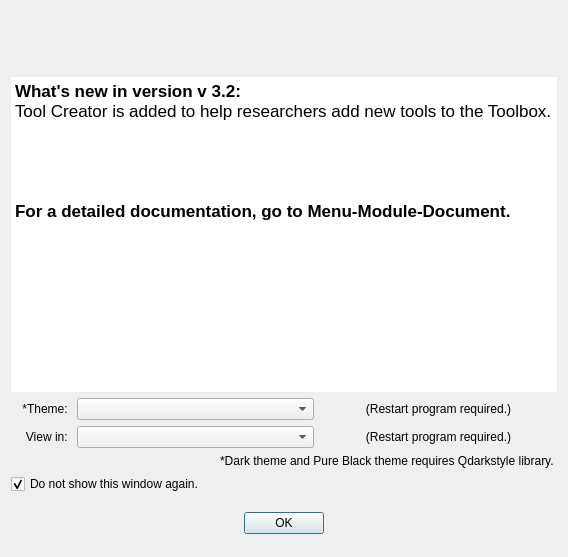
<?xml version="1.0" encoding="UTF-8"?>
<ui version="4.0">
 <class>Settings</class>
 <widget class="QDialog" name="Settings">
  <property name="windowModality">
   <enum>Qt::NonModal</enum>
  </property>
  <property name="geometry">
   <rect>
    <x>0</x>
    <y>0</y>
    <width>568</width>
    <height>557</height>
   </rect>
  </property>
  <property name="windowTitle">
   <string>Settings</string>
  </property>
  <property name="sizeGripEnabled">
   <bool>false</bool>
  </property>
  <property name="modal">
   <bool>false</bool>
  </property>
  <layout class="QGridLayout" name="gridLayout_2">
   <item row="4" column="0">
    <widget class="QCheckBox" name="checkBox">
     <property name="text">
      <string>Do not show this window again. </string>
     </property>
     <property name="checked">
      <bool>true</bool>
     </property>
    </widget>
   </item>
   <item row="1" column="0">
    <widget class="QTextEdit" name="textEdit">
     <property name="frameShape">
      <enum>QFrame::NoFrame</enum>
     </property>
     <property name="frameShadow">
      <enum>QFrame::Plain</enum>
     </property>
     <property name="lineWidth">
      <number>0</number>
     </property>
     <property name="undoRedoEnabled">
      <bool>false</bool>
     </property>
     <property name="html">
      <string>&lt;!DOCTYPE HTML PUBLIC &quot;-//W3C//DTD HTML 4.0//EN&quot; &quot;http://www.w3.org/TR/REC-html40/strict.dtd&quot;&gt;
&lt;html&gt;&lt;head&gt;&lt;meta name=&quot;qrichtext&quot; content=&quot;1&quot; /&gt;&lt;style type=&quot;text/css&quot;&gt;
p, li { white-space: pre-wrap; }
&lt;/style&gt;&lt;/head&gt;&lt;body style=&quot; font-family:'.SF NS Text'; font-size:13pt; font-weight:400; font-style:normal;&quot;&gt;
&lt;p style=&quot; margin-top:0px; margin-bottom:0px; margin-left:0px; margin-right:0px; -qt-block-indent:0; text-indent:0px;&quot;&gt;&lt;span style=&quot; font-weight:600;&quot;&gt;What's new in version v 3.2: &lt;/span&gt;&lt;/p&gt;
&lt;p style=&quot; margin-top:0px; margin-bottom:0px; margin-left:0px; margin-right:0px; -qt-block-indent:0; text-indent:0px;&quot;&gt;&lt;span style=&quot; font-family:'Calibri,sans-serif';&quot;&gt;Tool Creator is added to help researchers add new tools to the Toolbox. &lt;/span&gt;&lt;/p&gt;
&lt;p style=&quot;-qt-paragraph-type:empty; margin-top:0px; margin-bottom:0px; margin-left:0px; margin-right:0px; -qt-block-indent:0; text-indent:0px; font-family:'Calibri,sans-serif';&quot;&gt;&lt;br /&gt;&lt;/p&gt;
&lt;p style=&quot;-qt-paragraph-type:empty; margin-top:0px; margin-bottom:0px; margin-left:0px; margin-right:0px; -qt-block-indent:0; text-indent:0px; font-family:'Calibri,sans-serif';&quot;&gt;&lt;br /&gt;&lt;/p&gt;
&lt;p style=&quot;-qt-paragraph-type:empty; margin-top:0px; margin-bottom:0px; margin-left:0px; margin-right:0px; -qt-block-indent:0; text-indent:0px; font-family:'Calibri,sans-serif';&quot;&gt;&lt;br /&gt;&lt;/p&gt;
&lt;p style=&quot;-qt-paragraph-type:empty; margin-top:0px; margin-bottom:0px; margin-left:0px; margin-right:0px; -qt-block-indent:0; text-indent:0px; font-family:'Calibri,sans-serif';&quot;&gt;&lt;br /&gt;&lt;/p&gt;
&lt;p style=&quot; margin-top:0px; margin-bottom:0px; margin-left:0px; margin-right:0px; -qt-block-indent:0; text-indent:0px;&quot;&gt;&lt;span style=&quot; font-family:'Calibri,sans-serif'; font-weight:600;&quot;&gt;For a detailed documentation, go to Menu-Module-Document. &lt;/span&gt;&lt;/p&gt;&lt;/body&gt;&lt;/html&gt;</string>
     </property>
     <property name="textInteractionFlags">
      <set>Qt::NoTextInteraction</set>
     </property>
    </widget>
   </item>
   <item row="3" column="0">
    <widget class="QLabel" name="lb_1">
     <property name="text">
      <string>*Dark theme and Pure Black theme requires Qdarkstyle library. </string>
     </property>
     <property name="alignment">
      <set>Qt::AlignRight|Qt::AlignTrailing|Qt::AlignVCenter</set>
     </property>
    </widget>
   </item>
   <item row="0" column="0">
    <widget class="QLabel" name="lb_logo">
     <property name="sizePolicy">
      <sizepolicy hsizetype="Preferred" vsizetype="Fixed">
       <horstretch>0</horstretch>
       <verstretch>0</verstretch>
      </sizepolicy>
     </property>
     <property name="minimumSize">
      <size>
       <width>0</width>
       <height>60</height>
      </size>
     </property>
     <property name="maximumSize">
      <size>
       <width>16777215</width>
       <height>60</height>
      </size>
     </property>
     <property name="autoFillBackground">
      <bool>false</bool>
     </property>
     <property name="text">
      <string/>
     </property>
     <property name="alignment">
      <set>Qt::AlignCenter</set>
     </property>
    </widget>
   </item>
   <item row="5" column="0">
    <widget class="QFrame" name="frame2">
     <property name="sizePolicy">
      <sizepolicy hsizetype="Preferred" vsizetype="Fixed">
       <horstretch>0</horstretch>
       <verstretch>0</verstretch>
      </sizepolicy>
     </property>
     <property name="minimumSize">
      <size>
       <width>0</width>
       <height>46</height>
      </size>
     </property>
     <property name="maximumSize">
      <size>
       <width>16777215</width>
       <height>46</height>
      </size>
     </property>
     <property name="frameShape">
      <enum>QFrame::NoFrame</enum>
     </property>
     <property name="frameShadow">
      <enum>QFrame::Raised</enum>
     </property>
     <layout class="QHBoxLayout" name="horizontalLayout">
      <property name="leftMargin">
       <number>0</number>
      </property>
      <property name="topMargin">
       <number>0</number>
      </property>
      <property name="rightMargin">
       <number>0</number>
      </property>
      <property name="bottomMargin">
       <number>0</number>
      </property>
      <item>
       <widget class="QLabel" name="lb2">
        <property name="sizePolicy">
         <sizepolicy hsizetype="Fixed" vsizetype="Preferred">
          <horstretch>0</horstretch>
          <verstretch>0</verstretch>
         </sizepolicy>
        </property>
        <property name="minimumSize">
         <size>
          <width>150</width>
          <height>0</height>
         </size>
        </property>
        <property name="maximumSize">
         <size>
          <width>150</width>
          <height>16777215</height>
         </size>
        </property>
        <property name="text">
         <string/>
        </property>
       </widget>
      </item>
      <item>
       <widget class="QDialogButtonBox" name="resultbox">
        <property name="orientation">
         <enum>Qt::Horizontal</enum>
        </property>
        <property name="standardButtons">
         <set>QDialogButtonBox::Ok</set>
        </property>
        <property name="centerButtons">
         <bool>true</bool>
        </property>
       </widget>
      </item>
      <item>
       <widget class="QLabel" name="lb3">
        <property name="sizePolicy">
         <sizepolicy hsizetype="Fixed" vsizetype="Preferred">
          <horstretch>0</horstretch>
          <verstretch>0</verstretch>
         </sizepolicy>
        </property>
        <property name="minimumSize">
         <size>
          <width>150</width>
          <height>0</height>
         </size>
        </property>
        <property name="maximumSize">
         <size>
          <width>150</width>
          <height>16777215</height>
         </size>
        </property>
        <property name="text">
         <string/>
        </property>
       </widget>
      </item>
     </layout>
    </widget>
   </item>
   <item row="2" column="0">
    <widget class="QFrame" name="frame">
     <property name="frameShape">
      <enum>QFrame::NoFrame</enum>
     </property>
     <property name="frameShadow">
      <enum>QFrame::Raised</enum>
     </property>
     <layout class="QGridLayout" name="gridLayout">
      <property name="leftMargin">
       <number>0</number>
      </property>
      <property name="topMargin">
       <number>0</number>
      </property>
      <property name="rightMargin">
       <number>0</number>
      </property>
      <property name="bottomMargin">
       <number>0</number>
      </property>
      <item row="0" column="1">
       <widget class="QComboBox" name="choice_theme"/>
      </item>
      <item row="0" column="0">
       <widget class="QLabel" name="label">
        <property name="sizePolicy">
         <sizepolicy hsizetype="Fixed" vsizetype="Preferred">
          <horstretch>0</horstretch>
          <verstretch>0</verstretch>
         </sizepolicy>
        </property>
        <property name="minimumSize">
         <size>
          <width>60</width>
          <height>0</height>
         </size>
        </property>
        <property name="maximumSize">
         <size>
          <width>60</width>
          <height>16777215</height>
         </size>
        </property>
        <property name="text">
         <string>*Theme: </string>
        </property>
        <property name="alignment">
         <set>Qt::AlignRight|Qt::AlignTrailing|Qt::AlignVCenter</set>
        </property>
       </widget>
      </item>
      <item row="0" column="2">
       <widget class="QLabel" name="label_2">
        <property name="text">
         <string>(Restart program required.)</string>
        </property>
        <property name="alignment">
         <set>Qt::AlignCenter</set>
        </property>
       </widget>
      </item>
      <item row="1" column="0">
       <widget class="QLabel" name="label_3">
        <property name="sizePolicy">
         <sizepolicy hsizetype="Fixed" vsizetype="Preferred">
          <horstretch>0</horstretch>
          <verstretch>0</verstretch>
         </sizepolicy>
        </property>
        <property name="minimumSize">
         <size>
          <width>60</width>
          <height>0</height>
         </size>
        </property>
        <property name="maximumSize">
         <size>
          <width>60</width>
          <height>16777215</height>
         </size>
        </property>
        <property name="text">
         <string>View in: </string>
        </property>
        <property name="alignment">
         <set>Qt::AlignRight|Qt::AlignTrailing|Qt::AlignVCenter</set>
        </property>
       </widget>
      </item>
      <item row="1" column="1">
       <widget class="QComboBox" name="choice_views"/>
      </item>
      <item row="1" column="2">
       <widget class="QLabel" name="label_4">
        <property name="text">
         <string>(Restart program required.)</string>
        </property>
        <property name="alignment">
         <set>Qt::AlignCenter</set>
        </property>
       </widget>
      </item>
     </layout>
    </widget>
   </item>
  </layout>
 </widget>
 <resources/>
 <connections>
  <connection>
   <sender>resultbox</sender>
   <signal>accepted()</signal>
   <receiver>Settings</receiver>
   <slot>accept()</slot>
   <hints>
    <hint type="sourcelabel">
     <x>248</x>
     <y>254</y>
    </hint>
    <hint type="destinationlabel">
     <x>157</x>
     <y>274</y>
    </hint>
   </hints>
  </connection>
  <connection>
   <sender>resultbox</sender>
   <signal>rejected()</signal>
   <receiver>Settings</receiver>
   <slot>reject()</slot>
   <hints>
    <hint type="sourcelabel">
     <x>316</x>
     <y>260</y>
    </hint>
    <hint type="destinationlabel">
     <x>286</x>
     <y>274</y>
    </hint>
   </hints>
  </connection>
 </connections>
</ui>
